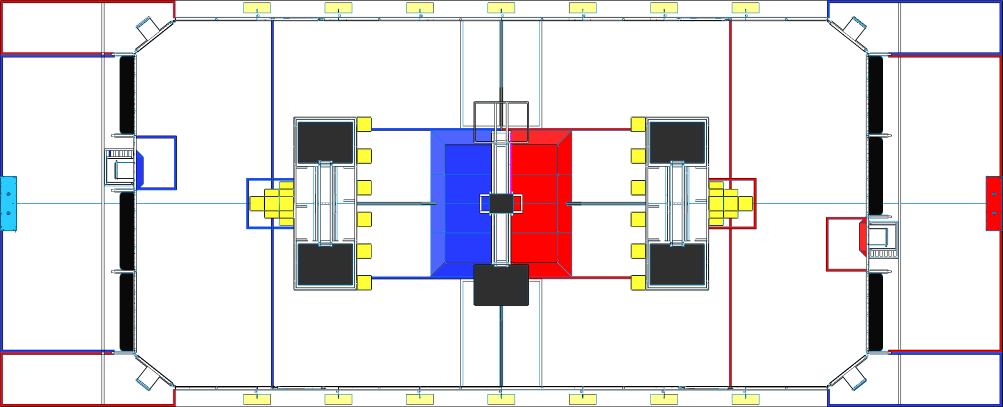
#> input picture cheesy-path/src/main/webapp/resources/img/field.png, 2005 x 814 px (shown at 1/2 size)
$ python -i CheesyVision2.py   (imports and definitions only)   (older library calls are emulated)
#> lines starting #> are read from the running program, lines starting #| are printed output that depends on the picture; after the words box and inside, x2 and y2 are one past the last pixel; in counts of white or black regions, pixels touching at a corner belong together
import numpy as np
import cv2
from networktables import NetworkTables

import math
import time
import collections
import socket
import argparse
import sys

def fadeHSV(image, mask):
    fade = cv2.multiply(image, (0.6,))
    cv2.subtract(image, fade, image, cv2.bitwise_not(mask))

def getKernel(size):
    return cv2.getStructuringElement(cv2.MORPH_ELLIPSE, (size,size))

def processMask(mask, closeSize=4, openSize=2):
    cv2.morphologyEx(mask, cv2.MORPH_CLOSE, getKernel(closeSize), mask)
    cv2.morphologyEx(mask, cv2.MORPH_OPEN,  getKernel(openSize), mask)

# [45 lines left out: functions getColorMask, getBlobs, not called in this run]

MAX_LINE_ANGLE = 15
MAX_LINE_ANGLE_RAD = math.radians(MAX_LINE_ANGLE)
# [112 lines left out: function process, not called in this run]


#########################################
############ experimentation ############
#########################################

angleMap = np.zeros((1,1))
angleMask = None
pivotChanged = True
def initAngleMap(shape):
    start = time.perf_counter()

    global angleMap, angleMask, pivotChanged
    height, width = shape

    # create angleMap
    dxs = np.tile(np.arange(width) - pivotLoc[0], (height,1))
    dys = np.tile(np.arange(height).reshape(height,1) - pivotLoc[1], (1,width))
    invertMask = dxs < 0
    dxs[invertMask] = np.negative(dxs[invertMask])
    dys[invertMask] = np.negative(dys[invertMask])
    angleMap = np.degrees(np.arctan2(dys, dxs))

    # create angleMask
    angleMask = cv2.inRange(angleMap, -MAX_LINE_ANGLE, +MAX_LINE_ANGLE)
    cx, cy, r = int(pivotLoc[0]), int(pivotLoc[1]), shape[1]//12
    cv2.rectangle(angleMask, (cx-r,cy-r), (cx+r,cy+r), 0, cv2.FILLED)

    pivotChanged = False

    end = time.perf_counter()
    if args.debug_timing: print(f"initAngleMap took {int((end-start)*1000)} ms")

autoPivotMask = None
# [24 lines left out: function autoDetectPivot, not called in this run]

def process2(input):
    shape = input.shape[:2]
    height, width = shape

    global pivotLoc
    if pivotLoc is None:
        pivotLoc = (width//2, height//2)
    if pivotChanged or angleMap.shape != shape:
        initAngleMap(shape)

    if args.auto:
        autoSetColor(input)

    start = time.perf_counter()

    # get the color mask
    global curFrame
    mask, curFrame = getColorMask(input)

    # dilate the mask a bit
    cv2.dilate(mask, getKernel(4), mask)

    # compute distance transform
    dist = cv2.distanceTransform(cv2.copyMakeBorder(mask, 1,1,1,1, cv2.BORDER_CONSTANT, value=0), cv2.DIST_L2, 3)
    dist = dist[1:-1, 1:-1] # cut off the temporary border
    maxDist = float(dist.max())

    # threshold the distance transform
    mask2 = cv2.inRange(dist, maxDist*0.7, maxDist) if maxDist > 0 else np.zeros(shape, dtype=np.uint8)
    global autoPivotMask
    autoPivotMask = mask2.copy()

    # mask out bad angles
    cv2.bitwise_and(mask2, angleMask, mask2)

    if cv2.countNonZero(mask2) > 0:
        # compute average angle
        angle = cv2.mean(angleMap, mask2)[0]

        # histogram...
        #...

        updateAngle([-angle, -angle])
    else:
        angle = None
        updateAngle(None)


    end = time.perf_counter()
    if args.debug_timing: print(f"process2 took {int((end-start)*1000)} ms")

    ### draw debug info onto the input image and show it ###
    if args.debug_mask:
        cv2.imshow("mask", mask)
        cv2.imshow("dist transform", dist/(maxDist+0.01))
        if mask2 is not None: cv2.imshow("mask2", autoPivotMask)

    output = input.copy()
    fadeHSV(output, mask)

    # blow up image for easier viewing
    if args.roi_scale != 1.0:
        output = cv2.resize(output, (0,0), fx=args.roi_scale, fy=args.roi_scale, interpolation=cv2.INTER_NEAREST)

    # draw pivot and detected angle
    cx, cy = int(pivotLoc[0]*args.roi_scale), int(pivotLoc[1]*args.roi_scale)
    if angle is not None:
        dx = int(2000*math.cos(math.radians(angle)))
        dy = int(2000*math.sin(math.radians(angle)))
        cv2.line(output, (cx-dx,cy-dy), (cx+dx,cy+dy), (0,255,0), 1, cv2.LINE_AA)
    cv2.circle(output, (cx,cy), 3, (255,255,0), cv2.FILLED)

    # [5 lines left out: function drawText, not called in this run]

    # FPS/debug text
    global dt, fps
    debugStr = ""
    if dt is not None:
        debugStr += f"{int(dt*1000)} ms"
    if fps is not None:
        debugStr += f" ({int(fps)} FPS)"
    drawText(debugStr, 10, int(height*args.roi_scale)-10, (0,255,0))
    if not NetworkTables.isConnected():
        drawText("Not Connected!", 10, int(height*args.roi_scale)-45, (0,0,255))
    else:
        drawText("Connected!", 10, int(height*args.roi_scale)-45, (0,255,0))
    drawText("tuning mode = auto" if args.auto else "tuning mode = manual", 60, 29, (0, 255, 0))
    if selectingPivot:
        drawText("SELECTING PIVOT", 60, 47, (0, 255, 0))
    drawText(f"using device {args.device}", 10, int(height*args.roi_scale)-30, (0,255,0))

    # visualize the detected angle and state
    angle = getAngle()
    if angle is not None:
        PRE_SZ = 50
        cv2.rectangle(output, (0, 0), (PRE_SZ, PRE_SZ), (255,255,255), cv2.FILLED)
        rads = math.radians(angle)
        offX = 200*math.cos(rads)
        offY = -200*math.sin(rads)
        cv2.line(output[0:PRE_SZ, 0:PRE_SZ], (int(PRE_SZ/2-offX),int(PRE_SZ/2-offY)), (int(PRE_SZ/2+offX),int(PRE_SZ/2+offY)), (0,0,0), lineType=cv2.LINE_AA)
        drawText(f"angle = {int(angle*100)/100} deg  (tip = {getTip()})", 60, 3, (0,255,0), fromM=1)
        if errorMsg is not None:
            drawText(errorMsg, 5, 60, (0,0,255), fromM=1)

    cv2.line(output, (output.shape[1]//2, 0), (output.shape[1]//2, output.shape[0]), (255, 0, 0), 2)
    cv2.imshow("raw", output)


#########################################
######### automatic calibration #########
#########################################

HIST_SMOOTH_RADIUS = 2
HIST_SMOOTH_KERNEL = np.hamming(HIST_SMOOTH_RADIUS*2 + 1)
# [1 line not run here, left out]
# [27 lines left out: functions getHistogram, drawHistogram, not called in this run]

def getMaxima(hist):
    def at(i): return hist[(i) % len(hist)]
    return [i for i in range(1, len(hist)-1) if hist[i] > at(i-1) and hist[i] > at(i+1)]
def getClosestExtremum(extrema, target):
    return extrema[np.argmin([abs(i-target) for i in extrema])]
# [10 lines left out: functions getClosestMinLeft, getClosestMinRight, not called in this run]

lastMax, lastMin0, lastMin1 = None, None, None
MIN_HUE, TARGET_HUE, MAX_HUE = 126, 138, 164
# [34 lines left out: function computeHueRange, not called in this run]

SCALE = 8
H_BINS = 256//SCALE
hists = collections.deque(maxlen=15)

# [83 lines left out: functions svHist, autoSetColor, not called in this run]


#########################################
############ angle filtering ############
#########################################

# constants (TODO: tune these)
MAX_SCALE_SPEED = 40.0 # maximum normal movement speed (degrees per second)
SMOOTH_HISTORY = 1.0 # amount of history to consider for smoothing (seconds)
SMOOTH_FIT_DEGREE = 2 # degree of polynomial fit for smoothing
STEADY_HISTORY = 1.0 # amount of history to consider for steadiness (seconds)
STEADY_THRESHOLD = 4.0 # angle variation considered "steady" (degrees)
MAX_SKEW = 3.0 #2.2 # maximum skew between the top & bottom lines (degrees)
TIPPED_THRESHOLD = 3.5 # angle at which the scale is "tipped" (degrees)
UNTIPPED_THRESHOLD = 2.7 # angle at which the scale is no longer "tipped" (degrees)

# ignore RankWarnings from np.polyfit
import warnings
# [1 line not run here, left out]

curAngle = 0
zeroPoint = 0
zeroed = False
lastUpdate = None
smoothHistory = collections.deque()
steadyHistory = collections.deque()
waitingForSteady = True

errorMsg = None

# [62 lines left out: functions isSteady, updateAngle, not called in this run]

def getRawAngle():
    return curAngle

SCALE_VIEW_ANGLE = 0 # degrees
COS_SCALE_VIEW_ANGLE = math.cos(math.radians(SCALE_VIEW_ANGLE))
# [8 lines left out: function getAngle, not called in this run]

curTip = 0
# [14 lines left out: functions getTip, zeroAngle, not called in this run]


##########################################
######### command-line arguments #########
##########################################

parser = argparse.ArgumentParser(description="Program to track the scale arm using OpenCV. (by Quinn Tucker '18)")
# [2 lines not run here, left out]
optGroup = parser.add_mutually_exclusive_group()
# [18 lines not run here, left out]
debugGroup = parser.add_argument_group(title="debug flags")
# [18 lines not run here, left out]

#########################################
############### main code ###############
#########################################

minColor = [(0,0,0), (0,0,0)]
maxColor = [(0,0,0), (0,0,0)]
H_PAD = 10
S_PAD = 20
V_PAD = 20

roi = None
gotROI = False

pivotLoc = None
selectingPivot = False

frozen = False

# [1 line not run here, left out]
# [95 lines left out: functions onMouse_raw, onMouse, onKey, not called in this run]

######### VideoCapture #########
def initCapture():
    if args.input_image is not None: return None
    print("Initializing VideoCapture...")
    if args.input_video is not None:
        cap = cv2.VideoCapture(args.input_video)
    else:
        cap = cv2.VideoCapture(args.device)
        if not cap.isOpened():
            print(f"    failed to open camera device {args.device}")
            print(f"    resetting device id to 0")
            args.device = 0
            initCapture()
    cap.set(cv2.CAP_PROP_FRAME_WIDTH, 1280)
    cap.set(cv2.CAP_PROP_FRAME_HEIGHT, 720)
    global exposure
    exposure = cap.get(cv2.CAP_PROP_EXPOSURE)
    cap.set(cv2.CAP_PROP_EXPOSURE, exposure) # disable auto exposure & white balance
    # cap.set(cv2.CAP_PROP_FRAME_WIDTH, 1920)
    # cap.set(cv2.CAP_PROP_FRAME_HEIGHT, 1080)
    print("    done.")
    return cap
# [1 line not run here, left out]
# [1 line that did not run here, left out]

# [5 lines not run here, left out]
dt = fps = None
frameCount = 0
heartbeat = 0
lastSecond = time.perf_counter()
first_call = True

# [103 lines not run here, left out]

>>> import cv2
>>> picture = cv2.imread('../cheesy-path/src/main/webapp/resources/img/field.png')
#> picture is the input picture: shape (814, 2005, 3); mean B, G, R 225.1, 221.8, 226.9
>>> result = process2(picture)
#> in initAngleMap, `dxs[invertMask] = np.negative(dxs[invertMask])`:
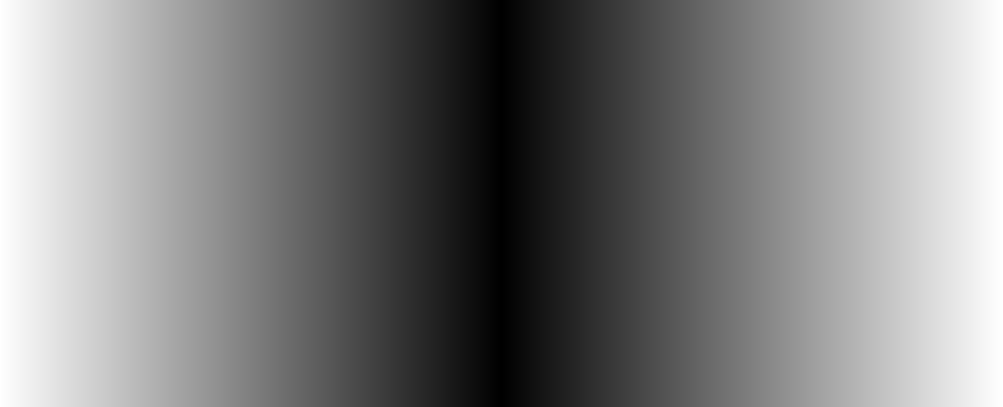
#> dxs: shape (814, 2005) int64 (shown at 1/2 size); min 0, max 1002, mean 501.2; drawn with min black and max white
#> in initAngleMap, `dys[invertMask] = np.negative(dys[invertMask])`:
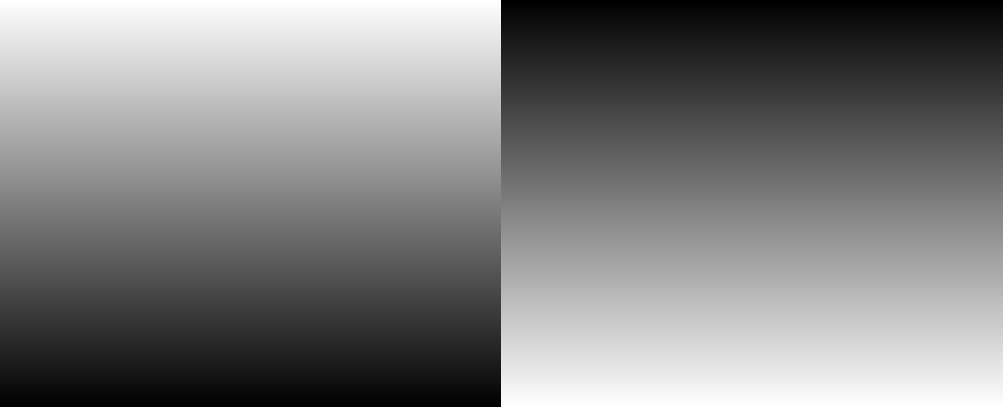
#> dys: shape (814, 2005) int64 (shown at 1/2 size); min -407, max 407, mean 0; drawn with min black and max white
#> in initAngleMap, `angleMask = cv2.inRange(angleMap, -MAX_LINE_ANGLE, +MAX_LINE_ANGLE)`:
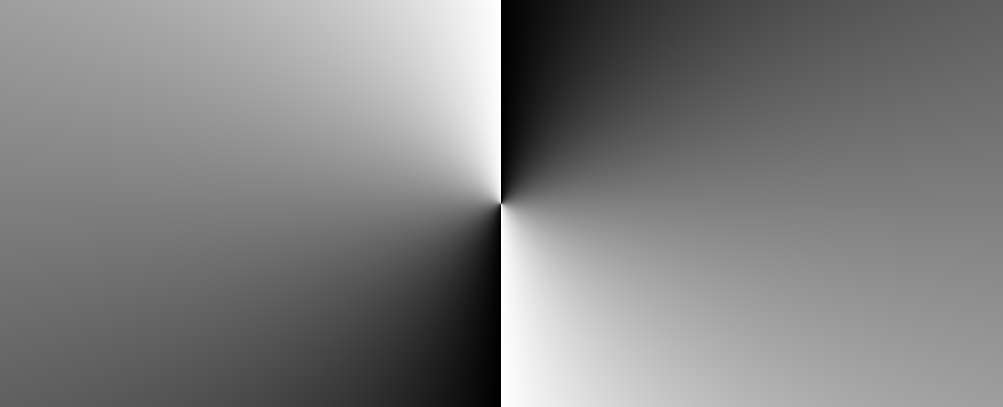
#> angleMap: shape (814, 2005) float64 (shown at 1/2 size); min -90, max 90, mean 0; drawn with min black and max white
#> in initAngleMap, `cv2.rectangle(angleMask, (cx-r,cy-r), (cx+r,cy+r), 0, cv2.FILLED)`:
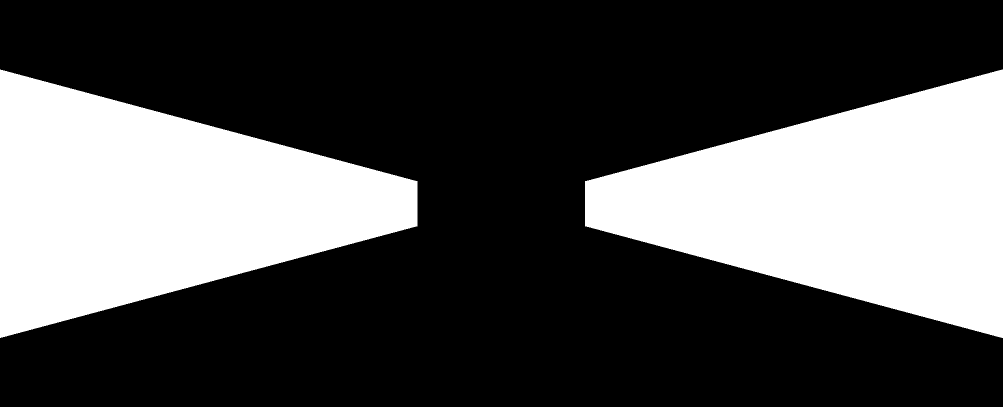
#> angleMask: shape (814, 2005) (shown at 1/2 size); 32.1% white; 2 white regions, box (x1, y1, x2, y2) and area: (0, 139, 835, 676) 261775, (1170, 139, 2005, 676) 261775
#> (the run stopped early here; a loop or call above may not have finished)
